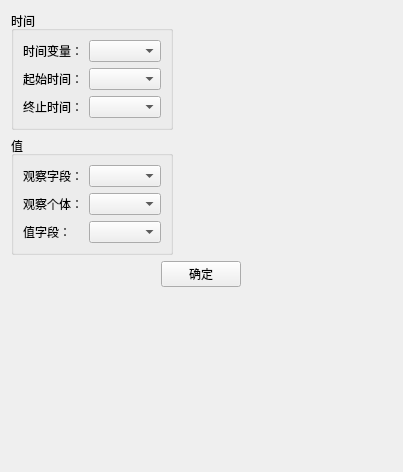
<?xml version="1.0" encoding="UTF-8"?>
<ui version="4.0">
 <class>Form</class>
 <widget class="QWidget" name="Form">
  <property name="geometry">
   <rect>
    <x>0</x>
    <y>0</y>
    <width>403</width>
    <height>472</height>
   </rect>
  </property>
  <property name="windowTitle">
   <string>Form</string>
  </property>
  <layout class="QVBoxLayout" name="verticalLayout_3">
   <item>
    <widget class="QGroupBox" name="groupBox">
     <property name="sizePolicy">
      <sizepolicy hsizetype="Maximum" vsizetype="Preferred">
       <horstretch>0</horstretch>
       <verstretch>0</verstretch>
      </sizepolicy>
     </property>
     <property name="title">
      <string>时间</string>
     </property>
     <layout class="QVBoxLayout" name="verticalLayout">
      <item>
       <layout class="QHBoxLayout" name="horizontalLayout">
        <item>
         <widget class="QLabel" name="label">
          <property name="text">
           <string>时间变量：</string>
          </property>
         </widget>
        </item>
        <item>
         <widget class="QComboBox" name="comboBox"/>
        </item>
       </layout>
      </item>
      <item>
       <layout class="QHBoxLayout" name="horizontalLayout_3">
        <item>
         <widget class="QLabel" name="label_2">
          <property name="text">
           <string>起始时间：</string>
          </property>
         </widget>
        </item>
        <item>
         <widget class="QComboBox" name="comboBox_3"/>
        </item>
       </layout>
      </item>
      <item>
       <layout class="QHBoxLayout" name="horizontalLayout_5">
        <item>
         <widget class="QLabel" name="label_3">
          <property name="text">
           <string>终止时间：</string>
          </property>
         </widget>
        </item>
        <item>
         <widget class="QComboBox" name="comboBox_2"/>
        </item>
       </layout>
      </item>
     </layout>
    </widget>
   </item>
   <item>
    <widget class="QGroupBox" name="groupBox_2">
     <property name="sizePolicy">
      <sizepolicy hsizetype="Maximum" vsizetype="Preferred">
       <horstretch>0</horstretch>
       <verstretch>0</verstretch>
      </sizepolicy>
     </property>
     <property name="title">
      <string>值</string>
     </property>
     <layout class="QVBoxLayout" name="verticalLayout_2">
      <item>
       <layout class="QHBoxLayout" name="horizontalLayout_2">
        <item>
         <widget class="QLabel" name="label_4">
          <property name="text">
           <string>观察字段：</string>
          </property>
         </widget>
        </item>
        <item>
         <widget class="QComboBox" name="comboBox_4"/>
        </item>
       </layout>
      </item>
      <item>
       <layout class="QHBoxLayout" name="horizontalLayout_4">
        <item>
         <widget class="QLabel" name="label_5">
          <property name="text">
           <string>观察个体：</string>
          </property>
         </widget>
        </item>
        <item>
         <widget class="QComboBox" name="comboBox_5"/>
        </item>
       </layout>
      </item>
      <item>
       <layout class="QHBoxLayout" name="horizontalLayout_6">
        <item>
         <widget class="QLabel" name="label_6">
          <property name="text">
           <string>值字段：</string>
          </property>
         </widget>
        </item>
        <item>
         <widget class="QComboBox" name="comboBox_6"/>
        </item>
       </layout>
      </item>
     </layout>
    </widget>
   </item>
   <item alignment="Qt::AlignHCenter">
    <widget class="QPushButton" name="pushButton">
     <property name="sizePolicy">
      <sizepolicy hsizetype="Maximum" vsizetype="Fixed">
       <horstretch>0</horstretch>
       <verstretch>0</verstretch>
      </sizepolicy>
     </property>
     <property name="text">
      <string>确定</string>
     </property>
    </widget>
   </item>
   <item>
    <widget class="QWidget" name="widget" native="true">
     <property name="sizePolicy">
      <sizepolicy hsizetype="Expanding" vsizetype="Expanding">
       <horstretch>0</horstretch>
       <verstretch>0</verstretch>
      </sizepolicy>
     </property>
    </widget>
   </item>
  </layout>
 </widget>
 <resources/>
 <connections/>
</ui>
